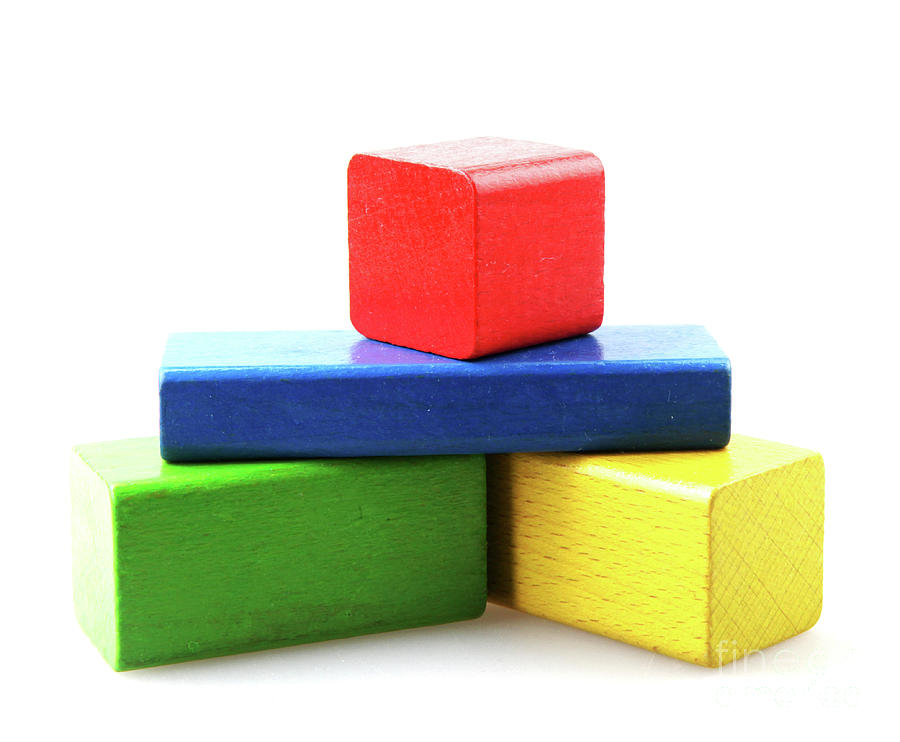
#> input picture Images/blocks.jpg, 900 x 742 px
$ jupyter execute 'Feasibility Study Example.ipynb'
#> lines starting #> are read from the running program, lines starting #| are printed output that depends on the picture; after the words box and inside, x2 and y2 are one past the last pixel; in counts of white or black regions, pixels touching at a corner belong together
**Feasibility Study Example**

[cell 1]
# import python packages
import cv2
import numpy as np
import math
#from matplotlib import pyplot as plt

[cell 2]
# import & display photos
img1 = cv2.imread("Images/blocks.jpg")
#> img1 is the input picture: shape (742, 900, 3); mean B, G, R 187.4, 206, 210.2
hsv = cv2.cvtColor(img1, cv2.COLOR_BGR2HSV)
#> hsv: shape (742, 900, 3); mean H, S, V 25.1, 66.9, 225.7
cv2.imshow('blocks', img1)
cv2.waitKey(0)
cv2.destroyAllWindows()

[cell 3]
# create masks & HSV ranges for red, yellow & green

mask_red = cv2.inRange(hsv, (0, 150, 150), (15, 255, 255))
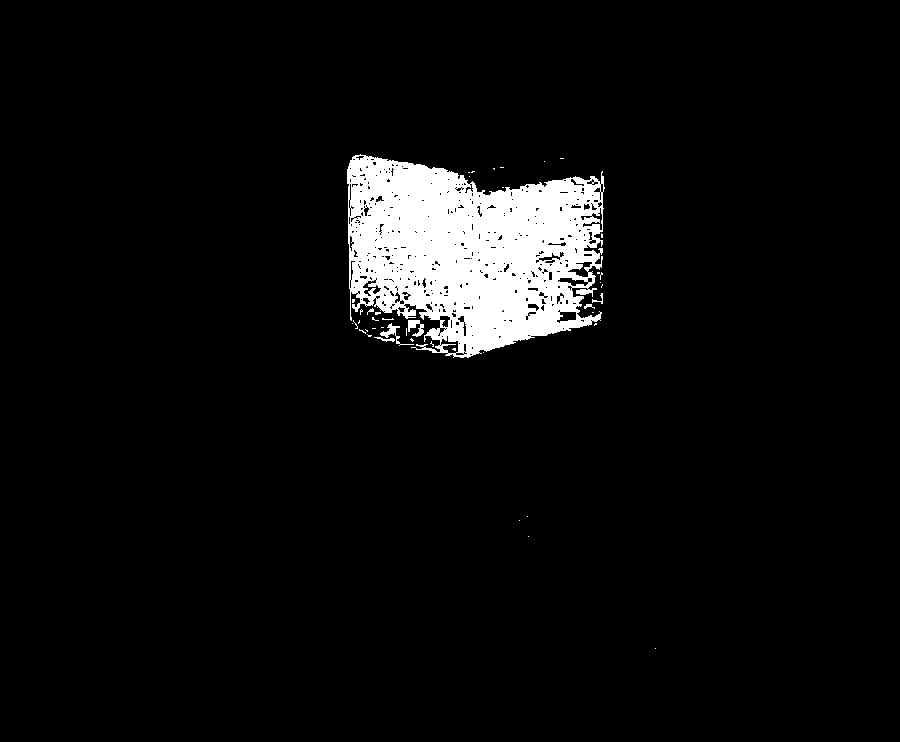
#> mask_red: shape (742, 900); 5.4% white; 44 white regions (38 under 20 px), largest, box (x1, y1, x2, y2) and area: (347, 154, 605, 358) 35741, (380, 323, 414, 346) 158, (408, 320, 424, 337) 154, (374, 337, 395, 342) 47, (592, 293, 603, 304) 36, (584, 304, 595, 309) 29
cv2.imwrite('Images/red_mask.jpg', mask_red)

# read masked image
red_mask = cv2.imread('Images/red_mask.jpg')
#> red_mask: shape (742, 900, 3); min 0, max 255, mean 13.9

# display masked image
cv2.imshow('red mask', red_mask)
cv2.waitKey(0)
cv2.destroyAllWindows()

[cell 4]
# add dot on center of mass of mask
M = cv2.moments(mask_red)
#> M = moments, m00 9279960, centre m10/m00, m01/m00 = (470, 252)
cX = int(M["m10"]/M["m00"])
#> cX = 469
cY = int(M["m01"]/M["m00"])
#> cY = 251
print(f"CoM Red Dot: ({cX}, {cY})")
#| CoM Red Dot: (469, 251)

mask_redCoM = mask_red
CoM_red = cv2.circle(mask_redCoM, (cX,cY), color = (0, 0, 255), radius = 5, thickness = -1)
cv2.imshow('red mask w/ CoM', CoM_red)
cv2.waitKey(0)
cv2.destroyAllWindows()

[cell 5]
# create masks & HSV ranges for green

mask_green = cv2.inRange(hsv, (100, 150, 150), (150, 255, 255))
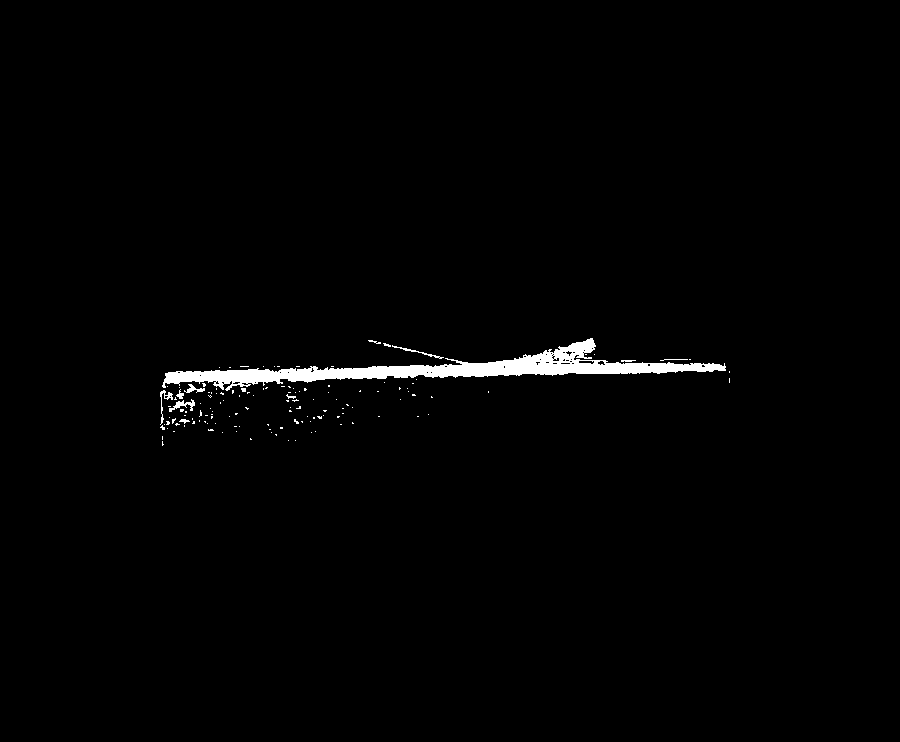
#> mask_green: shape (742, 900); 1.3% white; 136 white regions (125 under 20 px), largest, box (x1, y1, x2, y2) and area: (162, 338, 726, 391) 7424, (169, 399, 195, 412) 125, (160, 390, 173, 425) 104
cv2.imwrite('Images/green_mask.jpg', mask_green)

# read masked image
green_mask = cv2.imread('Images/green_mask.jpg')
#> green_mask: shape (742, 900, 3); min 0, max 255, mean 3.2

# display masked image
cv2.imshow('green mask', green_mask)
cv2.waitKey(0)
cv2.destroyAllWindows()

[cell 6]
# add dot on center of mass of mask
M = cv2.moments(mask_green)
#> M = moments, m00 2153730, centre m10/m00, m01/m00 = (424.9, 372.1)
cX = int(M["m10"]/M["m00"])
#> cX = 424
cY = int(M["m01"]/M["m00"])
#> cY = 372
print(f"CoM Green Block: ({cX}, {cY})")
#| CoM Green Block: (424, 372)

shape = mask_green.shape
#> shape = (742, 900)
print(shape)
#| (742, 900)

[cell 7]
#edge Detection using canny
edge_img = cv2.imread("Images/shapes-01.jpg")
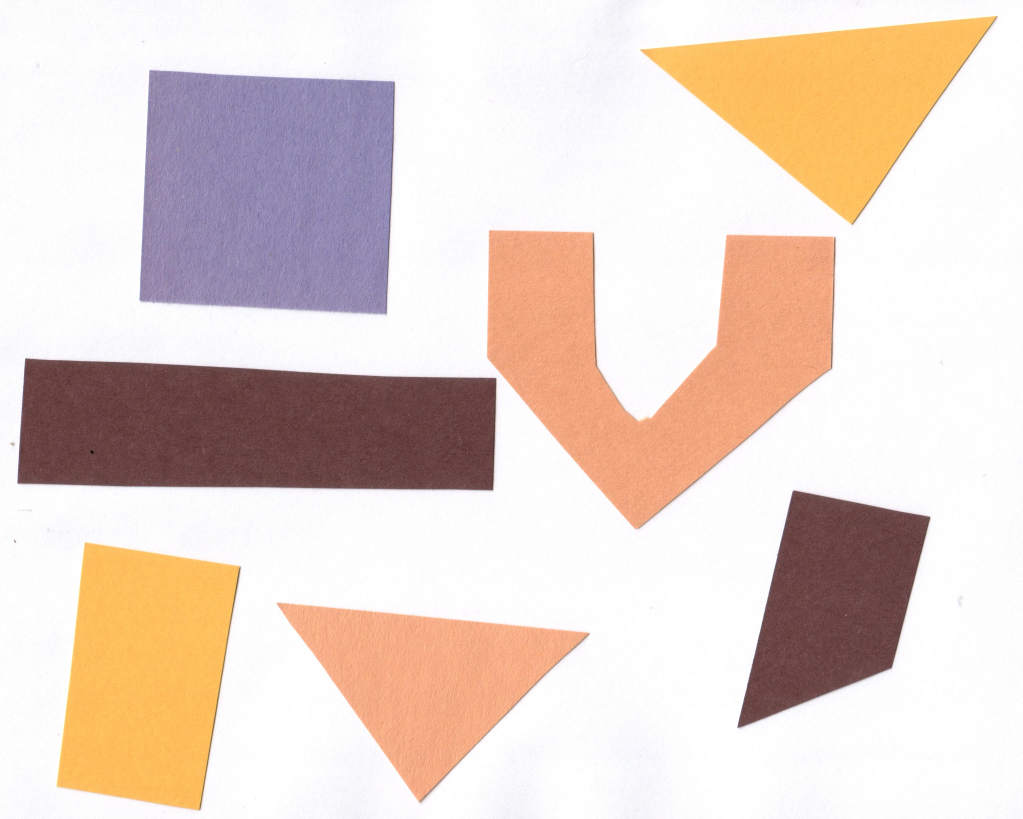
#> input picture Images/shapes-01.jpg, 3068 x 2457 px (shown at 1/3 size)
#> edge_img is the input picture: shape (2457, 3068, 3); mean B, G, R 203.8, 212.3, 229.7
scale_percent = 40 # percent of original size
width = int(edge_img.shape[1] * scale_percent / 100)
#> width = 1227
height = int(edge_img.shape[0] * scale_percent / 100)
#> height = 982
dim = (width, height)
#> dim = (1227, 982)
resized = cv2.resize(edge_img, dim, interpolation = cv2.INTER_AREA)
#convert image to grayscale and blur image
edge_gray = cv2.cvtColor(resized, cv2.COLOR_BGR2GRAY)
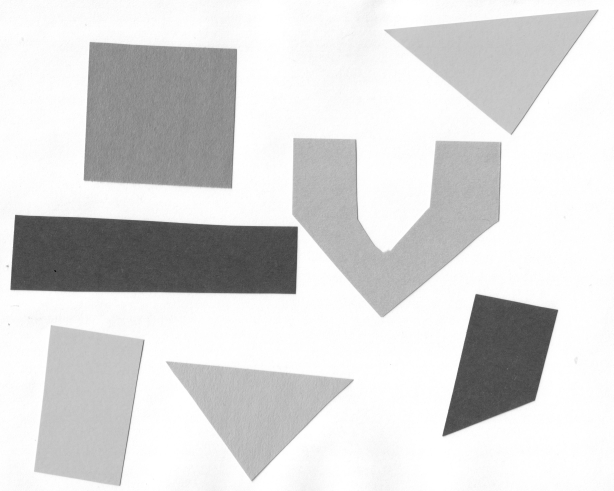
#> edge_gray: shape (982, 1227) (shown at 1/2 size); min 5, max 255, mean 216.5
edge_blur = cv2.GaussianBlur(edge_gray, (3,3), 0)
# Canny Edge Detection
edges = cv2.Canny(image=edge_blur, threshold1=100, threshold2=200) # Canny Edge Detection
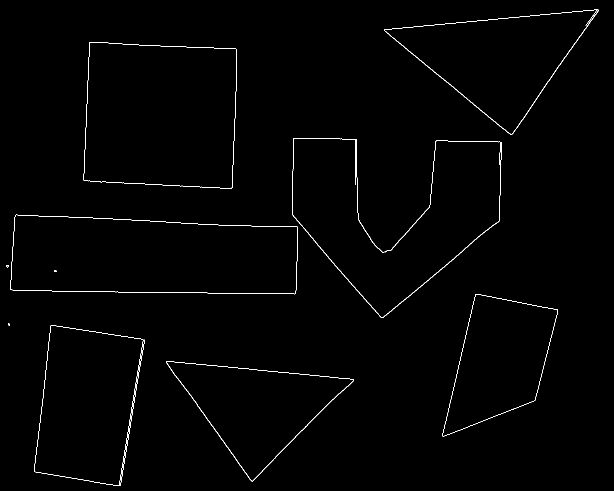
#> edges: shape (982, 1227) (shown at 1/2 size); 0.77% white in thin lines or dots
# Display Canny Edge Detection Image
cv2.imshow('Canny Edge Detection', edges)
cv2.imwrite('Images/edges.jpg', edges)
cv2.waitKey(0)

#edge detection using pillow

from PIL import Image, ImageFilter

# Opening the image (R prefixed to string
# in order to deal with '\' in paths)
image = Image.open(r"Images/shapes-01.jpg")

# Converting the image to grayscale, as edge detection
# requires input image to be of mode = Grayscale (L)
image = image.convert("L")
#> image: PIL image 3068x2457 L

# Detecting Edges on the Image using the argument ImageFilter.FIND_EDGES
image = image.filter(ImageFilter.FIND_EDGES)
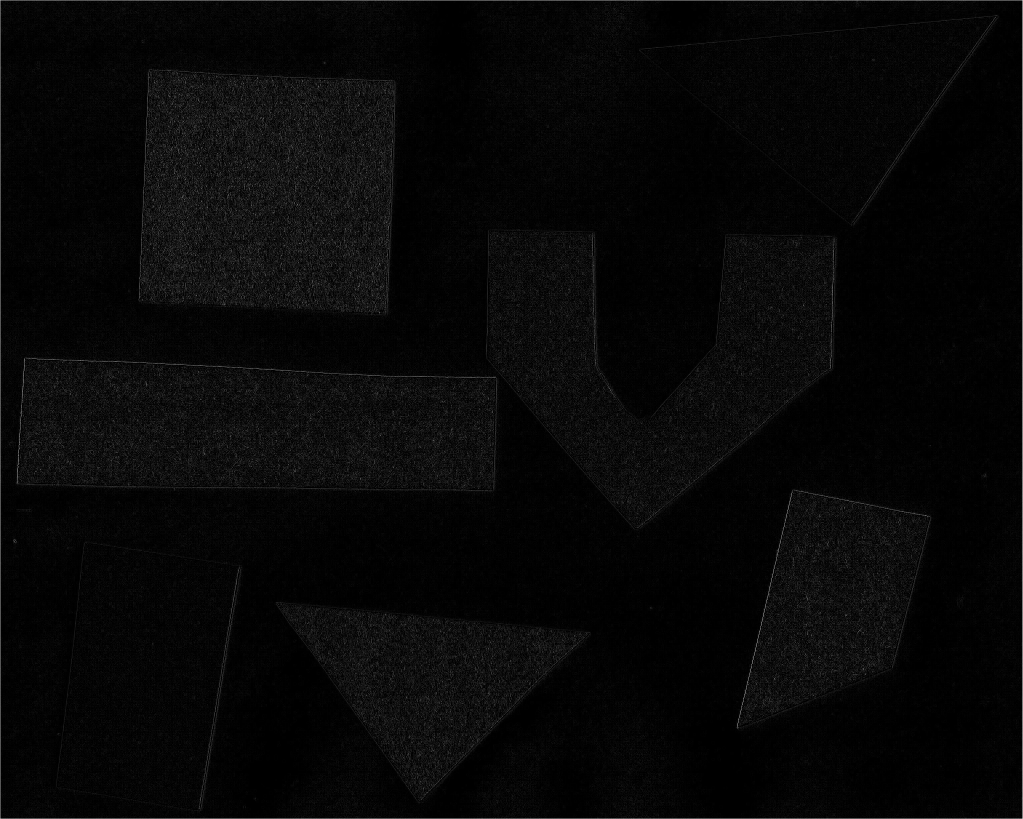
#> image: PIL image 3068x2457 L (shown at 1/3 size); min 0, max 255, mean 7.3

# Saving the Image Under the name Edge_Sample.png
image.save(r"Images/Edge_Sample.png")
